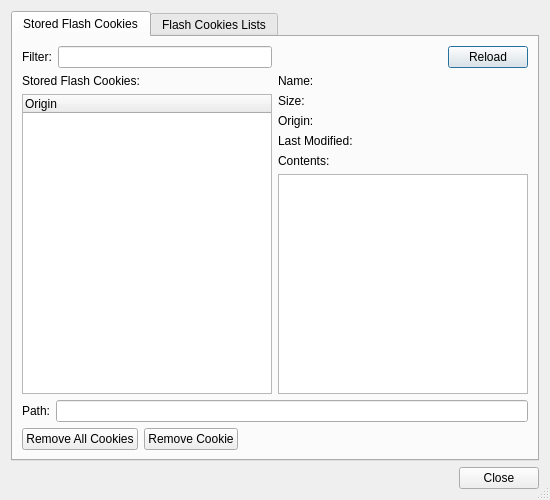
<?xml version="1.0" encoding="UTF-8"?>
<ui version="4.0">
 <class>FlashCookieManagerDialog</class>
 <widget class="QDialog" name="FlashCookieManagerDialog">
  <property name="geometry">
   <rect>
    <x>0</x>
    <y>0</y>
    <width>550</width>
    <height>500</height>
   </rect>
  </property>
  <property name="windowTitle">
   <string>Flash Cookie Management</string>
  </property>
  <property name="sizeGripEnabled">
   <bool>true</bool>
  </property>
  <layout class="QVBoxLayout" name="verticalLayout">
   <item>
    <widget class="QTabWidget" name="cookiesTabWidget">
     <property name="currentIndex">
      <number>0</number>
     </property>
     <widget class="QWidget" name="tab">
      <attribute name="title">
       <string>Stored Flash Cookies</string>
      </attribute>
      <layout class="QGridLayout" name="gridLayout_4">
       <item row="0" column="0">
        <layout class="QGridLayout" name="gridLayout">
         <item row="0" column="0">
          <widget class="QLabel" name="label_4">
           <property name="text">
            <string>Filter:</string>
           </property>
          </widget>
         </item>
         <item row="0" column="1">
          <widget class="QLineEdit" name="filterEdit">
           <property name="toolTip">
            <string>Enter cookie filter string</string>
           </property>
          </widget>
         </item>
         <item row="1" column="0" colspan="2">
          <widget class="QLabel" name="label_24">
           <property name="text">
            <string>Stored Flash Cookies:</string>
           </property>
           <property name="wordWrap">
            <bool>true</bool>
           </property>
          </widget>
         </item>
         <item row="2" column="0" colspan="2">
          <widget class="QTreeWidget" name="cookiesList">
           <property name="alternatingRowColors">
            <bool>true</bool>
           </property>
           <column>
            <property name="text">
             <string>Origin</string>
            </property>
           </column>
          </widget>
         </item>
        </layout>
       </item>
       <item row="0" column="1">
        <layout class="QGridLayout" name="gridLayout_3">
         <item row="0" column="0">
          <spacer name="horizontalSpacer">
           <property name="orientation">
            <enum>Qt::Horizontal</enum>
           </property>
           <property name="sizeHint" stdset="0">
            <size>
             <width>158</width>
             <height>20</height>
            </size>
           </property>
          </spacer>
         </item>
         <item row="0" column="1">
          <widget class="QPushButton" name="reloadButton">
           <property name="toolTip">
            <string>Press to reload Flash cookies from disk</string>
           </property>
           <property name="text">
            <string>Reload</string>
           </property>
          </widget>
         </item>
         <item row="1" column="0" colspan="2">
          <layout class="QGridLayout" name="gridLayout_2">
           <item row="0" column="0">
            <widget class="QLabel" name="label_6">
             <property name="sizePolicy">
              <sizepolicy hsizetype="Fixed" vsizetype="Preferred">
               <horstretch>0</horstretch>
               <verstretch>0</verstretch>
              </sizepolicy>
             </property>
             <property name="text">
              <string>Name:</string>
             </property>
             <property name="alignment">
              <set>Qt::AlignLeading|Qt::AlignLeft|Qt::AlignVCenter</set>
             </property>
            </widget>
           </item>
           <item row="0" column="1">
            <widget class="QLabel" name="nameLabel">
             <property name="text">
              <string>&lt;no flash cookie selected&gt;</string>
             </property>
            </widget>
           </item>
           <item row="1" column="0">
            <widget class="QLabel" name="labelSize_2">
             <property name="text">
              <string>Size:</string>
             </property>
            </widget>
           </item>
           <item row="1" column="1">
            <widget class="QLabel" name="sizeLabel">
             <property name="text">
              <string>&lt;no flash cookie selected&gt;</string>
             </property>
            </widget>
           </item>
           <item row="2" column="0">
            <widget class="QLabel" name="label_7">
             <property name="text">
              <string>Origin:</string>
             </property>
            </widget>
           </item>
           <item row="2" column="1">
            <widget class="QLabel" name="originLabel">
             <property name="text">
              <string>&lt;no flash cookie selected&gt;</string>
             </property>
            </widget>
           </item>
           <item row="3" column="0">
            <widget class="QLabel" name="label_22">
             <property name="text">
              <string>Last Modified:</string>
             </property>
            </widget>
           </item>
           <item row="3" column="1">
            <widget class="QLabel" name="modifiedLabel">
             <property name="text">
              <string>&lt;no flash cookie selected&gt;</string>
             </property>
            </widget>
           </item>
          </layout>
         </item>
         <item row="2" column="0" colspan="2">
          <widget class="QLabel" name="label">
           <property name="text">
            <string>Contents:</string>
           </property>
          </widget>
         </item>
         <item row="3" column="0" colspan="2">
          <widget class="QPlainTextEdit" name="contentsEdit">
           <property name="tabChangesFocus">
            <bool>true</bool>
           </property>
           <property name="lineWrapMode">
            <enum>QPlainTextEdit::NoWrap</enum>
           </property>
           <property name="readOnly">
            <bool>true</bool>
           </property>
           <property name="textInteractionFlags">
            <set>Qt::TextSelectableByKeyboard|Qt::TextSelectableByMouse</set>
           </property>
          </widget>
         </item>
        </layout>
       </item>
       <item row="1" column="0" colspan="2">
        <layout class="QHBoxLayout" name="horizontalLayout_2">
         <item>
          <widget class="QLabel" name="label_2">
           <property name="text">
            <string>Path:</string>
           </property>
          </widget>
         </item>
         <item>
          <widget class="QLineEdit" name="pathEdit">
           <property name="readOnly">
            <bool>true</bool>
           </property>
          </widget>
         </item>
        </layout>
       </item>
       <item row="2" column="0" colspan="2">
        <layout class="QHBoxLayout" name="horizontalLayout">
         <item>
          <widget class="QPushButton" name="removeAllButton">
           <property name="toolTip">
            <string>Press to remove all flash cookies</string>
           </property>
           <property name="text">
            <string>Remove All Cookies</string>
           </property>
          </widget>
         </item>
         <item>
          <widget class="QPushButton" name="removeButton">
           <property name="toolTip">
            <string>Press to remove selected flash cookies</string>
           </property>
           <property name="text">
            <string>Remove Cookie</string>
           </property>
          </widget>
         </item>
         <item>
          <spacer name="horizontalSpacer_2">
           <property name="orientation">
            <enum>Qt::Horizontal</enum>
           </property>
           <property name="sizeHint" stdset="0">
            <size>
             <width>40</width>
             <height>20</height>
            </size>
           </property>
          </spacer>
         </item>
        </layout>
       </item>
      </layout>
     </widget>
     <widget class="QWidget" name="tab_2">
      <attribute name="title">
       <string>Flash Cookies Lists</string>
      </attribute>
      <layout class="QGridLayout" name="gridLayout_5">
       <item row="0" column="0">
        <widget class="QLabel" name="label_3">
         <property name="text">
          <string>&lt;b&gt;Flash cookie whitelist&lt;/b&gt;</string>
         </property>
        </widget>
       </item>
       <item row="0" column="1">
        <widget class="QLabel" name="label_5">
         <property name="text">
          <string>&lt;b&gt;Flash cookie blacklist&lt;/b&gt;</string>
         </property>
        </widget>
       </item>
       <item row="1" column="0">
        <widget class="QLabel" name="label_17">
         <property name="text">
          <string>Flash cookies from these origins will not be deleted automatically. (Also detection of them will not be notified to user.)</string>
         </property>
         <property name="wordWrap">
          <bool>true</bool>
         </property>
        </widget>
       </item>
       <item row="1" column="1">
        <widget class="QLabel" name="label_18">
         <property name="text">
          <string>Flash cookies from these origins will be deleted without any notification.</string>
         </property>
         <property name="wordWrap">
          <bool>true</bool>
         </property>
        </widget>
       </item>
       <item row="2" column="0">
        <widget class="QListWidget" name="whiteList">
         <property name="alternatingRowColors">
          <bool>true</bool>
         </property>
         <property name="selectionMode">
          <enum>QAbstractItemView::ExtendedSelection</enum>
         </property>
         <property name="sortingEnabled">
          <bool>true</bool>
         </property>
        </widget>
       </item>
       <item row="2" column="1">
        <widget class="QListWidget" name="blackList">
         <property name="alternatingRowColors">
          <bool>true</bool>
         </property>
         <property name="selectionMode">
          <enum>QAbstractItemView::ExtendedSelection</enum>
         </property>
         <property name="sortingEnabled">
          <bool>true</bool>
         </property>
        </widget>
       </item>
       <item row="3" column="0">
        <layout class="QHBoxLayout" name="horizontalLayout_3">
         <item>
          <spacer name="horizontalSpacer_3">
           <property name="orientation">
            <enum>Qt::Horizontal</enum>
           </property>
           <property name="sizeHint" stdset="0">
            <size>
             <width>40</width>
             <height>20</height>
            </size>
           </property>
          </spacer>
         </item>
         <item>
          <widget class="QPushButton" name="removeWhiteButton">
           <property name="toolTip">
            <string>Press to remove selected origins from the whitelist</string>
           </property>
           <property name="text">
            <string>Remove</string>
           </property>
          </widget>
         </item>
         <item>
          <widget class="QPushButton" name="addWhiteButton">
           <property name="toolTip">
            <string>Press to add an origin to the whitelist</string>
           </property>
           <property name="text">
            <string>Add...</string>
           </property>
          </widget>
         </item>
         <item>
          <spacer name="horizontalSpacer_4">
           <property name="orientation">
            <enum>Qt::Horizontal</enum>
           </property>
           <property name="sizeHint" stdset="0">
            <size>
             <width>40</width>
             <height>20</height>
            </size>
           </property>
          </spacer>
         </item>
        </layout>
       </item>
       <item row="3" column="1">
        <layout class="QHBoxLayout" name="horizontalLayout_4">
         <item>
          <spacer name="horizontalSpacer_5">
           <property name="orientation">
            <enum>Qt::Horizontal</enum>
           </property>
           <property name="sizeHint" stdset="0">
            <size>
             <width>40</width>
             <height>20</height>
            </size>
           </property>
          </spacer>
         </item>
         <item>
          <widget class="QPushButton" name="removeBlackButton">
           <property name="toolTip">
            <string>Press to remove selected origins from the blacklist</string>
           </property>
           <property name="text">
            <string>Remove</string>
           </property>
          </widget>
         </item>
         <item>
          <widget class="QPushButton" name="addBlackButton">
           <property name="toolTip">
            <string>Press to add an origin to the blacklist</string>
           </property>
           <property name="text">
            <string>Add...</string>
           </property>
          </widget>
         </item>
         <item>
          <spacer name="horizontalSpacer_6">
           <property name="orientation">
            <enum>Qt::Horizontal</enum>
           </property>
           <property name="sizeHint" stdset="0">
            <size>
             <width>40</width>
             <height>20</height>
            </size>
           </property>
          </spacer>
         </item>
        </layout>
       </item>
      </layout>
     </widget>
    </widget>
   </item>
   <item>
    <widget class="QDialogButtonBox" name="buttonBox">
     <property name="orientation">
      <enum>Qt::Horizontal</enum>
     </property>
     <property name="standardButtons">
      <set>QDialogButtonBox::Close</set>
     </property>
    </widget>
   </item>
  </layout>
 </widget>
 <tabstops>
  <tabstop>cookiesTabWidget</tabstop>
  <tabstop>filterEdit</tabstop>
  <tabstop>cookiesList</tabstop>
  <tabstop>reloadButton</tabstop>
  <tabstop>contentsEdit</tabstop>
  <tabstop>pathEdit</tabstop>
  <tabstop>removeAllButton</tabstop>
  <tabstop>removeButton</tabstop>
  <tabstop>whiteList</tabstop>
  <tabstop>removeWhiteButton</tabstop>
  <tabstop>addWhiteButton</tabstop>
  <tabstop>blackList</tabstop>
  <tabstop>removeBlackButton</tabstop>
  <tabstop>addBlackButton</tabstop>
 </tabstops>
 <resources/>
 <connections>
  <connection>
   <sender>buttonBox</sender>
   <signal>accepted()</signal>
   <receiver>FlashCookieManagerDialog</receiver>
   <slot>accept()</slot>
   <hints>
    <hint type="sourcelabel">
     <x>248</x>
     <y>254</y>
    </hint>
    <hint type="destinationlabel">
     <x>157</x>
     <y>274</y>
    </hint>
   </hints>
  </connection>
  <connection>
   <sender>buttonBox</sender>
   <signal>rejected()</signal>
   <receiver>FlashCookieManagerDialog</receiver>
   <slot>reject()</slot>
   <hints>
    <hint type="sourcelabel">
     <x>316</x>
     <y>260</y>
    </hint>
    <hint type="destinationlabel">
     <x>286</x>
     <y>274</y>
    </hint>
   </hints>
  </connection>
 </connections>
</ui>
